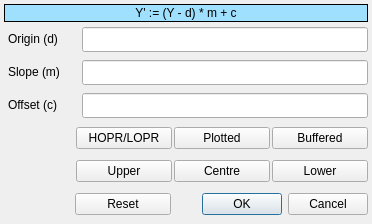
<?xml version="1.0" encoding="UTF-8"?>
<ui version="4.0">
 <class>QEStripChartAdjustPVDialog</class>
 <widget class="QWidget" name="QEStripChartAdjustPVDialog">
  <property name="geometry">
   <rect>
    <x>0</x>
    <y>0</y>
    <width>372</width>
    <height>224</height>
   </rect>
  </property>
  <property name="windowTitle">
   <string>Strip Chart Adjust/Scale PV</string>
  </property>
  <layout class="QVBoxLayout" name="verticalLayout">
   <property name="leftMargin">
    <number>0</number>
   </property>
   <property name="topMargin">
    <number>0</number>
   </property>
   <property name="rightMargin">
    <number>0</number>
   </property>
   <property name="bottomMargin">
    <number>0</number>
   </property>
   <item>
    <widget class="QFrame" name="mainDialogFrame">
     <property name="minimumSize">
      <size>
       <width>372</width>
       <height>224</height>
      </size>
     </property>
     <property name="frameShape">
      <enum>QFrame::NoFrame</enum>
     </property>
     <property name="frameShadow">
      <enum>QFrame::Plain</enum>
     </property>
     <layout class="QVBoxLayout" name="verticalLayout_2">
      <property name="spacing">
       <number>2</number>
      </property>
      <property name="leftMargin">
       <number>4</number>
      </property>
      <property name="topMargin">
       <number>4</number>
      </property>
      <property name="rightMargin">
       <number>4</number>
      </property>
      <property name="bottomMargin">
       <number>4</number>
      </property>
      <item>
       <widget class="QLabel" name="title">
        <property name="minimumSize">
         <size>
          <width>0</width>
          <height>18</height>
         </size>
        </property>
        <property name="maximumSize">
         <size>
          <width>16777215</width>
          <height>18</height>
         </size>
        </property>
        <property name="styleSheet">
         <string notr="true">QWidget  { background-color: #a0e0ff; }</string>
        </property>
        <property name="frameShape">
         <enum>QFrame::Box</enum>
        </property>
        <property name="frameShadow">
         <enum>QFrame::Plain</enum>
        </property>
        <property name="text">
         <string>Y' := (Y - d) * m + c</string>
        </property>
        <property name="alignment">
         <set>Qt::AlignCenter</set>
        </property>
       </widget>
      </item>
      <item>
       <widget class="QWidget" name="widget_1" native="true">
        <property name="minimumSize">
         <size>
          <width>0</width>
          <height>31</height>
         </size>
        </property>
        <property name="maximumSize">
         <size>
          <width>16777215</width>
          <height>31</height>
         </size>
        </property>
        <layout class="QHBoxLayout" name="horizontalLayout">
         <property name="spacing">
          <number>2</number>
         </property>
         <property name="leftMargin">
          <number>0</number>
         </property>
         <property name="topMargin">
          <number>0</number>
         </property>
         <property name="rightMargin">
          <number>0</number>
         </property>
         <property name="bottomMargin">
          <number>0</number>
         </property>
         <item>
          <widget class="QLabel" name="label">
           <property name="minimumSize">
            <size>
             <width>76</width>
             <height>16</height>
            </size>
           </property>
           <property name="maximumSize">
            <size>
             <width>76</width>
             <height>16</height>
            </size>
           </property>
           <property name="font">
            <font/>
           </property>
           <property name="text">
            <string>Origin (d)   </string>
           </property>
           <property name="indent">
            <number>4</number>
           </property>
          </widget>
         </item>
         <item>
          <widget class="QLineEdit" name="originEdit">
           <property name="minimumSize">
            <size>
             <width>240</width>
             <height>25</height>
            </size>
           </property>
           <property name="maximumSize">
            <size>
             <width>16777215</width>
             <height>25</height>
            </size>
           </property>
           <property name="maxLength">
            <number>22</number>
           </property>
          </widget>
         </item>
        </layout>
       </widget>
      </item>
      <item>
       <widget class="QWidget" name="widget_2" native="true">
        <property name="minimumSize">
         <size>
          <width>0</width>
          <height>31</height>
         </size>
        </property>
        <property name="maximumSize">
         <size>
          <width>16777215</width>
          <height>31</height>
         </size>
        </property>
        <layout class="QHBoxLayout" name="horizontalLayout_2">
         <property name="spacing">
          <number>2</number>
         </property>
         <property name="leftMargin">
          <number>0</number>
         </property>
         <property name="topMargin">
          <number>0</number>
         </property>
         <property name="rightMargin">
          <number>0</number>
         </property>
         <property name="bottomMargin">
          <number>0</number>
         </property>
         <item>
          <widget class="QLabel" name="label_2">
           <property name="minimumSize">
            <size>
             <width>76</width>
             <height>16</height>
            </size>
           </property>
           <property name="maximumSize">
            <size>
             <width>76</width>
             <height>16</height>
            </size>
           </property>
           <property name="font">
            <font/>
           </property>
           <property name="text">
            <string>Slope (m)</string>
           </property>
           <property name="indent">
            <number>4</number>
           </property>
          </widget>
         </item>
         <item>
          <widget class="QLineEdit" name="slopeEdit">
           <property name="minimumSize">
            <size>
             <width>240</width>
             <height>25</height>
            </size>
           </property>
           <property name="maximumSize">
            <size>
             <width>16777215</width>
             <height>25</height>
            </size>
           </property>
           <property name="maxLength">
            <number>22</number>
           </property>
          </widget>
         </item>
        </layout>
       </widget>
      </item>
      <item>
       <widget class="QWidget" name="widget_3" native="true">
        <property name="minimumSize">
         <size>
          <width>0</width>
          <height>31</height>
         </size>
        </property>
        <property name="maximumSize">
         <size>
          <width>16777215</width>
          <height>31</height>
         </size>
        </property>
        <layout class="QHBoxLayout" name="horizontalLayout_3">
         <property name="spacing">
          <number>2</number>
         </property>
         <property name="leftMargin">
          <number>0</number>
         </property>
         <property name="topMargin">
          <number>0</number>
         </property>
         <property name="rightMargin">
          <number>0</number>
         </property>
         <property name="bottomMargin">
          <number>0</number>
         </property>
         <item>
          <widget class="QLabel" name="label_3">
           <property name="minimumSize">
            <size>
             <width>76</width>
             <height>16</height>
            </size>
           </property>
           <property name="maximumSize">
            <size>
             <width>76</width>
             <height>16</height>
            </size>
           </property>
           <property name="font">
            <font/>
           </property>
           <property name="text">
            <string>Offset (c)</string>
           </property>
           <property name="indent">
            <number>4</number>
           </property>
          </widget>
         </item>
         <item>
          <widget class="QLineEdit" name="offsetEdit">
           <property name="minimumSize">
            <size>
             <width>240</width>
             <height>25</height>
            </size>
           </property>
           <property name="maximumSize">
            <size>
             <width>16777215</width>
             <height>25</height>
            </size>
           </property>
           <property name="maxLength">
            <number>22</number>
           </property>
          </widget>
         </item>
        </layout>
       </widget>
      </item>
      <item>
       <widget class="QWidget" name="widget_4" native="true">
        <property name="minimumSize">
         <size>
          <width>0</width>
          <height>31</height>
         </size>
        </property>
        <property name="maximumSize">
         <size>
          <width>16777215</width>
          <height>31</height>
         </size>
        </property>
        <layout class="QHBoxLayout" name="horizontalLayout_6">
         <property name="spacing">
          <number>2</number>
         </property>
         <property name="leftMargin">
          <number>0</number>
         </property>
         <property name="topMargin">
          <number>0</number>
         </property>
         <property name="rightMargin">
          <number>0</number>
         </property>
         <property name="bottomMargin">
          <number>0</number>
         </property>
         <item>
          <spacer name="horizontalSpacer">
           <property name="orientation">
            <enum>Qt::Horizontal</enum>
           </property>
           <property name="sizeHint" stdset="0">
            <size>
             <width>67</width>
             <height>20</height>
            </size>
           </property>
          </spacer>
         </item>
         <item>
          <widget class="QPushButton" name="loprHoprButton">
           <property name="minimumSize">
            <size>
             <width>96</width>
             <height>0</height>
            </size>
           </property>
           <property name="maximumSize">
            <size>
             <width>96</width>
             <height>16777215</height>
            </size>
           </property>
           <property name="text">
            <string>HOPR/LOPR</string>
           </property>
          </widget>
         </item>
         <item>
          <widget class="QPushButton" name="plottedButton">
           <property name="minimumSize">
            <size>
             <width>96</width>
             <height>0</height>
            </size>
           </property>
           <property name="maximumSize">
            <size>
             <width>96</width>
             <height>16777215</height>
            </size>
           </property>
           <property name="text">
            <string>Plotted</string>
           </property>
          </widget>
         </item>
         <item>
          <widget class="QPushButton" name="bufferedButton">
           <property name="minimumSize">
            <size>
             <width>96</width>
             <height>0</height>
            </size>
           </property>
           <property name="maximumSize">
            <size>
             <width>96</width>
             <height>16777215</height>
            </size>
           </property>
           <property name="text">
            <string>Buffered</string>
           </property>
          </widget>
         </item>
        </layout>
       </widget>
      </item>
      <item>
       <widget class="QWidget" name="widget_5" native="true">
        <property name="minimumSize">
         <size>
          <width>0</width>
          <height>31</height>
         </size>
        </property>
        <property name="maximumSize">
         <size>
          <width>16777215</width>
          <height>31</height>
         </size>
        </property>
        <layout class="QHBoxLayout" name="horizontalLayout_5">
         <property name="spacing">
          <number>2</number>
         </property>
         <property name="leftMargin">
          <number>0</number>
         </property>
         <property name="topMargin">
          <number>0</number>
         </property>
         <property name="rightMargin">
          <number>0</number>
         </property>
         <property name="bottomMargin">
          <number>0</number>
         </property>
         <item>
          <spacer name="horizontalSpacer_2">
           <property name="orientation">
            <enum>Qt::Horizontal</enum>
           </property>
           <property name="sizeHint" stdset="0">
            <size>
             <width>67</width>
             <height>20</height>
            </size>
           </property>
          </spacer>
         </item>
         <item>
          <widget class="QPushButton" name="upperButton">
           <property name="minimumSize">
            <size>
             <width>96</width>
             <height>0</height>
            </size>
           </property>
           <property name="maximumSize">
            <size>
             <width>96</width>
             <height>16777215</height>
            </size>
           </property>
           <property name="toolTip">
            <string> Scale PV such that plotted values map to top of chart </string>
           </property>
           <property name="text">
            <string>Upper</string>
           </property>
          </widget>
         </item>
         <item>
          <widget class="QPushButton" name="centreButton">
           <property name="minimumSize">
            <size>
             <width>96</width>
             <height>0</height>
            </size>
           </property>
           <property name="maximumSize">
            <size>
             <width>96</width>
             <height>16777215</height>
            </size>
           </property>
           <property name="toolTip">
            <string> Scale PV such that plotted values map to centre of chart </string>
           </property>
           <property name="text">
            <string>Centre</string>
           </property>
          </widget>
         </item>
         <item>
          <widget class="QPushButton" name="lowerButton">
           <property name="minimumSize">
            <size>
             <width>96</width>
             <height>0</height>
            </size>
           </property>
           <property name="maximumSize">
            <size>
             <width>96</width>
             <height>16777215</height>
            </size>
           </property>
           <property name="toolTip">
            <string> Scale PV such that plotted values map to bottom of chart </string>
           </property>
           <property name="text">
            <string>Lower</string>
           </property>
          </widget>
         </item>
        </layout>
       </widget>
      </item>
      <item>
       <widget class="QWidget" name="widget_6" native="true">
        <property name="minimumSize">
         <size>
          <width>0</width>
          <height>31</height>
         </size>
        </property>
        <property name="maximumSize">
         <size>
          <width>16777215</width>
          <height>31</height>
         </size>
        </property>
        <layout class="QHBoxLayout" name="horizontalLayout_4">
         <property name="spacing">
          <number>2</number>
         </property>
         <property name="leftMargin">
          <number>0</number>
         </property>
         <property name="topMargin">
          <number>0</number>
         </property>
         <property name="rightMargin">
          <number>0</number>
         </property>
         <property name="bottomMargin">
          <number>0</number>
         </property>
         <item>
          <spacer name="horizontalSpacer_3">
           <property name="orientation">
            <enum>Qt::Horizontal</enum>
           </property>
           <property name="sizeHint" stdset="0">
            <size>
             <width>66</width>
             <height>20</height>
            </size>
           </property>
          </spacer>
         </item>
         <item>
          <widget class="QPushButton" name="resetButton">
           <property name="minimumSize">
            <size>
             <width>96</width>
             <height>0</height>
            </size>
           </property>
           <property name="maximumSize">
            <size>
             <width>96</width>
             <height>16777215</height>
            </size>
           </property>
           <property name="text">
            <string>Reset</string>
           </property>
          </widget>
         </item>
         <item>
          <widget class="QDialogButtonBox" name="buttonBox">
           <property name="minimumSize">
            <size>
             <width>195</width>
             <height>25</height>
            </size>
           </property>
           <property name="maximumSize">
            <size>
             <width>195</width>
             <height>25</height>
            </size>
           </property>
           <property name="standardButtons">
            <set>QDialogButtonBox::Cancel|QDialogButtonBox::Ok</set>
           </property>
          </widget>
         </item>
        </layout>
       </widget>
      </item>
     </layout>
    </widget>
   </item>
  </layout>
 </widget>
 <resources/>
 <connections/>
</ui>
